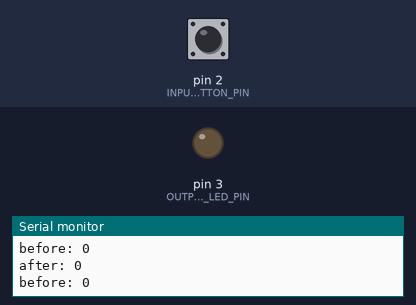
This sketch was run on a simulated Arduino Uno, built with avr-gcc and run on an emulated ATmega328P. Parts: output pins drawn as LEDs (lit = HIGH), the last lines printed to the serial monitor. The inputs (shaded band) are chosen by the test bench; at power-on: pin 2 (INPUT_BUTTON_PIN) LOW.

Above: at 1.2 s.
1.3 s: pin 2 (INPUT_BUTTON_PIN) pulled HIGH for 0.15 s
At 1.44 s:
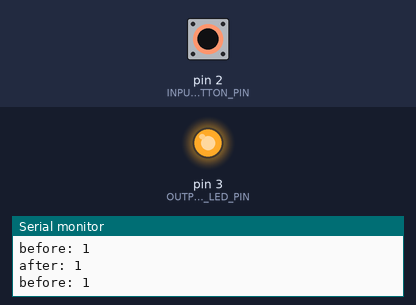
3.0 s: pin 2 (INPUT_BUTTON_PIN) pulled HIGH for 3.2 s
At 7.5 s:
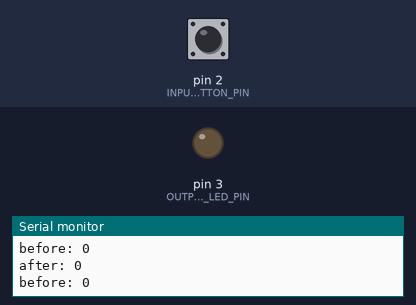
Timing chart, 0 to 9.0 s (numbered marks = the images above; inputs shaded):
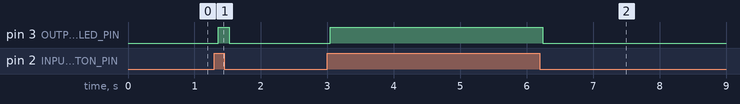

Measured:
- after the input at 1.3 s, pin 3 (OUTPUT_LED_PIN): LOW → HIGH after 0.06 s, → LOW 0.16 s later
- after the input at 3.0 s, pin 3 (OUTPUT_LED_PIN): LOW → HIGH at once, → LOW 3.2 s later

The sketch:

debounceButton.ino
```cpp
const int INPUT_BUTTON_PIN = 2;
const int OUTPUT_LED_PIN = 3;
const int DEBOUNCE_WINDOW = 40; // time of debounce window in milliseconds
const int BAUD_RATE = 9600;

boolean debounceWindowFinished = true; // if we are not in a debounce window
int _savedbuttonValue = LOW; // starts low because using pull-down resistor
unsigned long debounceStartTime = 0; // time when debounce window starts
int buttonValue = LOW; // debounce start state of button

void setup() {
  // set input and output pins
  pinMode(INPUT_BUTTON_PIN, INPUT);
  pinMode(OUTPUT_LED_PIN, OUTPUT);
  Serial.begin(BAUD_RATE); // for printing
}

void loop() {
  // if we are not in a debounce window we can check the button value
  // and start a new debounce window
  if (debounceWindowFinished) {
    // get button value to start debounce window. Assume pull-down resistor,
    // so its HIGH when pressed
    buttonValue = digitalRead(INPUT_BUTTON_PIN);
    debounceStartTime = millis(); // get the current time in milliseconds
    debounceWindowFinished = false; // we are now in a debounce window
    Serial.print("before: ");
    Serial.println(buttonValue);
  }
  unsigned long currentTime = millis(); // get current time
  // if the current time is a full debounce window or more greater
  // than the debounce start time then we should end the debounce window
  // and update the LED (if we are in a steady state).
  if (currentTime - debounceStartTime >= DEBOUNCE_WINDOW) {
    debounceWindowFinished = true; // end the debounce window
    // read the button value again
    int buttonValue2 = digitalRead(INPUT_BUTTON_PIN);
    // if buttonValue and buttonValue2 are the same, then we are in steady state.
    // update the _savedbuttonValue to match the steady state (if it's not the same)
    if(buttonValue == buttonValue2 && _savedbuttonValue != buttonValue){
      _savedbuttonValue = buttonValue;
    }
    Serial.print("after: ");
    Serial.println(buttonValue2);
    // output to the LED the current state of the button (HIGH or LOW)
    digitalWrite(OUTPUT_LED_PIN, _savedbuttonValue);
  }
}
```

Blinker.cpp
```cpp
#include "Blinker.h"

/**
* This Blinker constructor takes parameters pin and blinkInterval,
* pin specifies the output pin, and blinkInterval specifies the time
* in between each blink of the LED
*/
Blinker::Blinker(const int pin, const unsigned long blinkInterval) :
  _pin(pin), _interval(blinkInterval) // initialize const like this in C++
{
  _state = LOW;
  _prevTime = 0;
  pinMode(_pin, OUTPUT);
}

/**
* Calculates whether to toggle output state based on the set interval
* Call this function once per loop()
*/
void Blinker::update() {
  unsigned long currentTime = millis();

  if (currentTime - _prevTime >= _interval) {
    _prevTime = currentTime;
    _state = !_state;
    digitalWrite(_pin, _state);
  }
}
```

Blinker.h
```cpp
/**
 * This class toggles output between HIGH and LOW for a given pin
 * based on the provided "blink" interval
 *
 * Usage:
 *  Blinker _ledBlinker(3, 200); // blinks Pin 3 on/off every 200 ms
 *
 *  loop(){
 *    _ledBlinker.update();
 *  }
 */

#include <Arduino.h>

class Blinker{

  private:
    const int _pin;                 // output pin
    const unsigned long _interval;  // blink interval in ms

    int _state;                     // current state (either HIGH OR LOW)
    unsigned long _prevTime;        // last state toggle in ms

  public:
    Blinker(const int pin, const unsigned long blinkInterval);
    void update();
};
```
